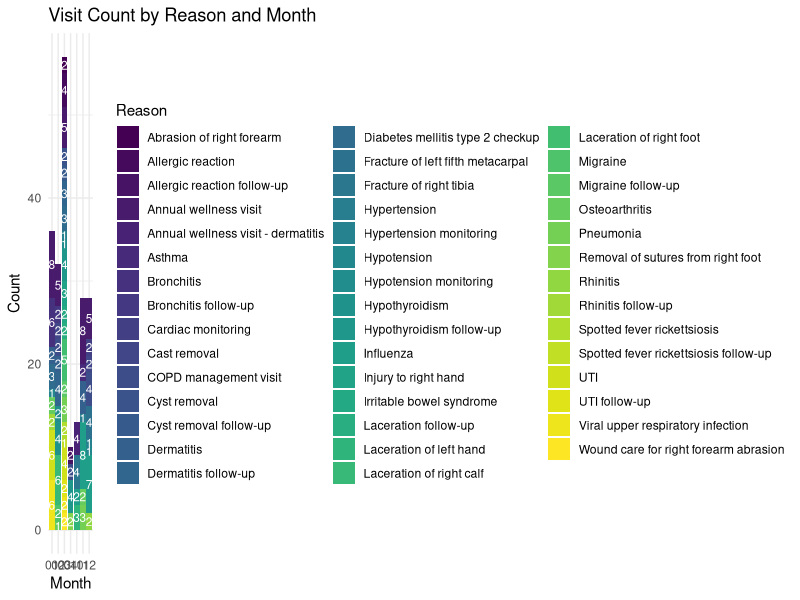
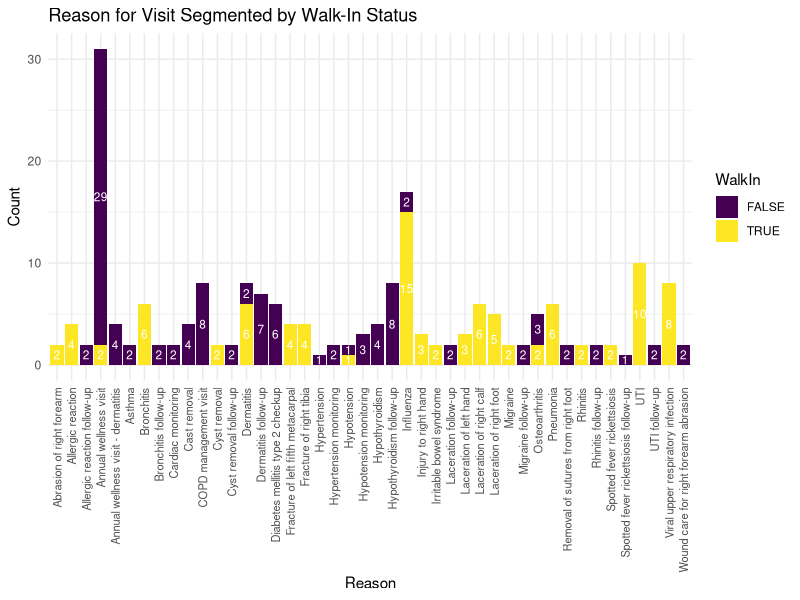
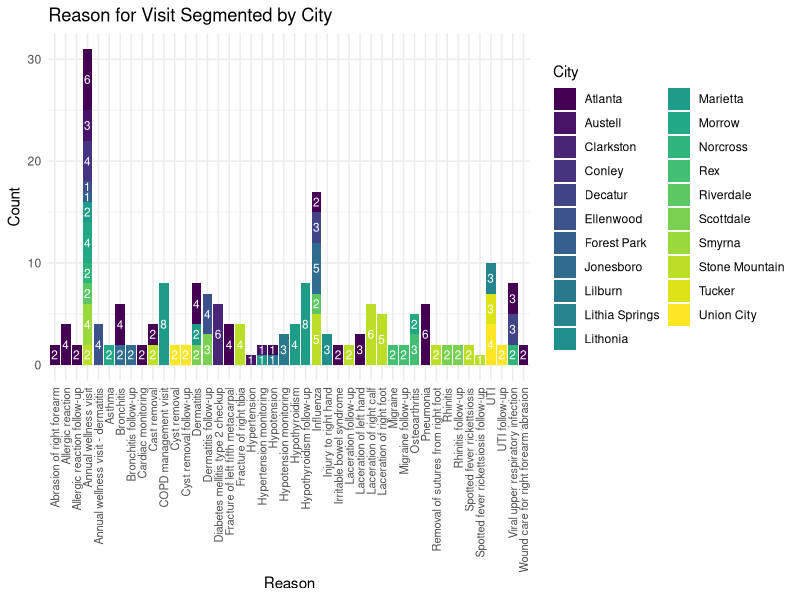
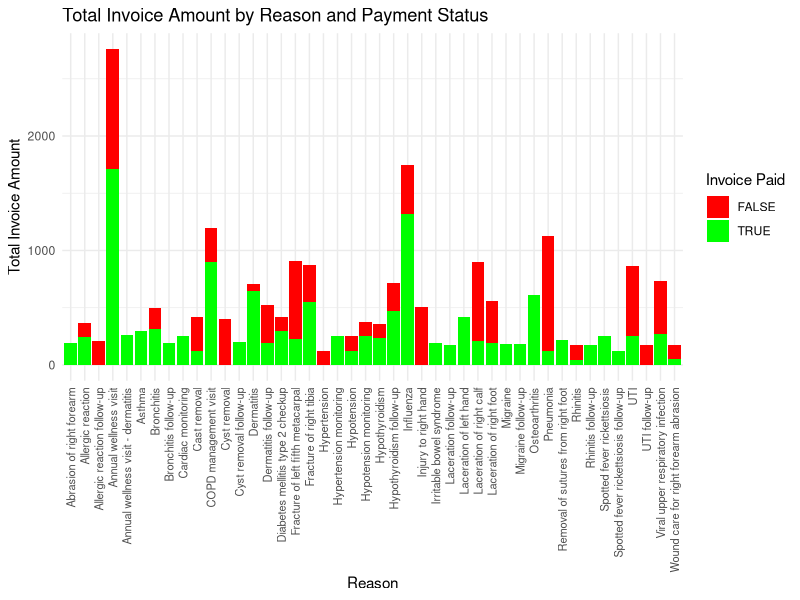

Recreate these plots in R, in order.
library(readxl)
library(dplyr)
library(tidyr)
library(tidyverse)
library(ggplot2)
library(stringr)

setwd("C:/Users/kobem/Documents/GitHub/DATA-332/Patient Data")
df_billing <- read_xlsx('Billing.xlsx')
df_patient <- read_xlsx('Patient.xlsx')
df_vistit <- read_xlsx('Visit.xlsx')

merged_data <- merge(df_billing, df_vistit, by = "VisitID", all.x = TRUE)
final_merged_data <- merge(merged_data, df_patient, by = "PatientID", all.x = TRUE)

final_merged_data$VisitDate <- as.Date(final_merged_data$VisitDate)

final_merged_data <- final_merged_data %>%
  mutate(VisitMonth = format(VisitDate, "%m"))

#Question 1
df_visit_month <- final_merged_data %>%
  group_by(VisitMonth, Reason) %>%
  summarize(Count = n())

df_visit_month$VisitMonth <- factor(df_visit_month$VisitMonth, levels = unique(df_visit_month$VisitMonth))

ggplot(df_visit_month, aes(x = VisitMonth, y = Count, fill = Reason)) +
  geom_bar(stat = "identity") +
  geom_text(aes(label = Count), position = position_stack(vjust = 0.5), size = 3, color = "white") +
  labs(title = "Visit Count by Reason and Month",
       x = "Month",
       y = "Count") +
  theme_minimal() +
  scale_fill_viridis_d()

#Question 2
df_walkin_reason <- final_merged_data %>%
  group_by(Reason, WalkIn) %>%
  summarize(Count = n())

ggplot(df_walkin_reason, aes(x = Reason, y = Count, fill = WalkIn)) +
  geom_bar(position = "stack", stat = "identity") +
  geom_text(aes(label = Count), position = position_stack(vjust = 0.5), size = 3, color = "white") +
  labs(title = "Reason for Visit Segmented by Walk-In Status",
       x = "Reason",
       y = "Count") +
  theme_minimal() +
  theme(axis.text.x = element_text(angle = 90, hjust = 1, vjust = 0.5, size = 8)) +
  scale_fill_viridis_d()

#Question 3
df_reason_city <- final_merged_data %>%
  group_by(Reason, City) %>%
  summarize(Count = n())

ggplot(df_reason_city, aes(x = Reason, y = Count, fill = City)) +
  geom_bar(position = "stack", stat = "identity") +
  geom_text(aes(label = Count), position = position_stack(vjust = 0.5), size = 3, color = "white") +
  labs(title = "Reason for Visit Segmented by City",
       x = "Reason",
       y = "Count") +
  theme_minimal() +
  theme(axis.text.x = element_text(angle = 90, hjust = 1, vjust = 0.5, size = 8)) +
  scale_fill_viridis_d()


#Question 4
df_invoice_reason <- final_merged_data %>%
  group_by(Reason, InvoicePaid) %>%
  summarise(TotalInvoiceAmount = sum(InvoiceAmt))

ggplot(df_invoice_reason, aes(x = Reason, y = TotalInvoiceAmount, fill = factor(InvoicePaid))) +
  geom_bar(position = "stack", stat = "identity") +
  labs(title = "Total Invoice Amount by Reason and Payment Status",
       x = "Reason",
       y = "Total Invoice Amount") +
  theme_minimal() +
  theme(axis.text.x = element_text(angle = 90, hjust = 1, vjust = 0.5, size = 8)) +
  scale_fill_manual(values = c("red", "green"), name = "Invoice Paid")


